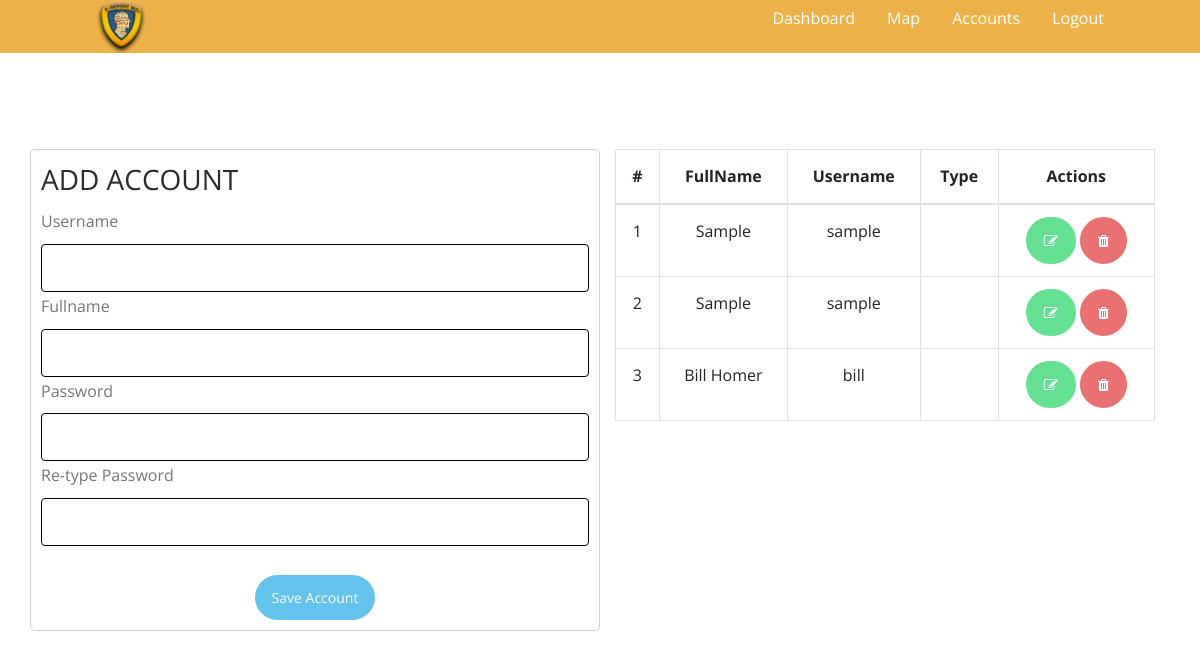
Screenshot of /admin/accounts.php (signed in) with the database file from the repository.
### tables this page shows
CREATE TABLE `tbl_users` (
  `id` int(11) NOT NULL AUTO_INCREMENT,
  `usertype` bigint(20) DEFAULT NULL,
  `fullname` varchar(191) DEFAULT NULL,
  `username` varchar(191) NOT NULL,
  `password` varchar(191) DEFAULT NULL,
  `status` tinyint(4) DEFAULT '1',
  PRIMARY KEY (`id`,`username`)
);

### admin/accounts.php (the view, shortened to what this page needs)
<?php include '../public/includes/links.php'; ?>
<body>
    <div class="main-section">
      <?php include '../public/includes/navloggedin.php'; ?>
    <section class="ftco-section ftco-section-2" id="javascriptsComponents">
      <div class="container">
        <div class="row">
  <div class="content">
    <div class="container-fluid">
        <div class="row">
            <div class="col-md-6" style="border: 1px solid lightgray; padding: 10px; border-radius: 5px;">
                <h3>ADD ACCOUNT</h3>
                <form method="POST" action="accounts.php">
                    <div class="row">
                        <div class="col-12">
                            <label>Username</label>
                            <input type="text" class="form-control" name="username" required>
                        </div>
                        <div class="col-12">
                            <label>Fullname</label>
                            <input type="text" class="form-control capitalized" name="fullname" required>
                        </div>
                        <div class="col-12">
                            <label>Password</label>
                            <input type="password" class="form-control" name="password" required>
                        </div>
                        <div class="col-12">
                            <label>Re-type Password</label>
                            <input type="password" class="form-control" name="password2" required>
                        </div>
                    </div>
                    <br>
                    <center>
                        <button type="submit" name="submit" class="btn btn-primary btn-round">
                            Save Account
                        </button>
                    </center>
                </form>
            </div>
          <div class="col-md-6">
            <table class="table text-center table-bordered">
              <thead>
                  <tr>
                      <th>#</th>
                      <th>FullName</th>
                      <th>Username</th>
                      <th>Type</th>
                      <th>Actions</th>
                  </tr>
              </thead>
              <tbody>
                <?php
                $result = mysqli_query($conn, "SELECT * FROM tbl_users WHERE id != 1");
                $count= 1;
                foreach($result as $row) {
                ?>
                  <tr id="info<?php echo $row['id']; ?>">
                      <td ><?php echo $count++ ?></td>
                      <td><?php echo $row['fullname'] ?></td>
                      <td><?php echo $row['username'] ?></td>
                      <td><?php echo $row['type'] ?></td>
                      <td class="td-actions">
                          <a href="edit-accounts.php?id=<?php echo $row['id'] ?>" rel="tooltip" class="btn btn-success btn-round"><i class="fa fa-edit"></i></a>
                          <a href="../public/includes/query/delete_user.php?delete=<?php echo $row['id']; ?>" rel="tooltip" class="btn btn-danger btn-round text-white deleteaccount"><i class="fa fa-trash"></i></a>
                      </td>
                  </tr>
                <?php } ?>
              </tbody>
          </table>
         </div>
        </div>
    </div>
  </div>
        </div>
      </div>
    </section>
  </div>
</body>
<?php include '../public/includes/cores.php'; ?>

### public/includes/links.php (style rules this page uses)
.capitalized { text-transform: capitalize; }
input, select, textarea { border: 1px solid black!important; }

### public/includes/navloggedin.php (style rules this page uses)
a { text-decoration: none; color:white; cursor:pointer; }

### rows the page displays
tbl_users: fullname "Sample", username "sample"
tbl_users: fullname "Sample", username "sample"
tbl_users: fullname "Bill Homer", username "bill"
